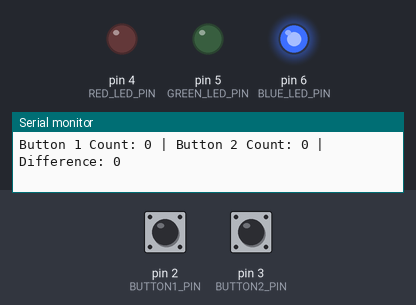
The sketch below on a simulated Arduino Uno, built with avr-gcc and run on an emulated ATmega328P. On the bench: output pins drawn as LEDs (lit = HIGH), the last lines printed to the serial monitor. The inputs (shaded band) are chosen by the test bench; at power-on: pin 2 (BUTTON1_PIN) HIGH, pin 3 (BUTTON2_PIN) HIGH.

Above: at 1.2 s.
1.3 s: pin 2 (BUTTON1_PIN) pulled LOW for 0.15 s
At 1.7 s:
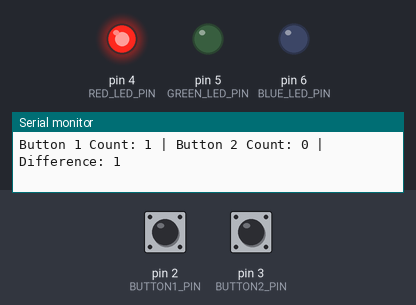
2.9 s: pin 3 (BUTTON2_PIN) pulled LOW for 0.15 s
At 4.2 s:
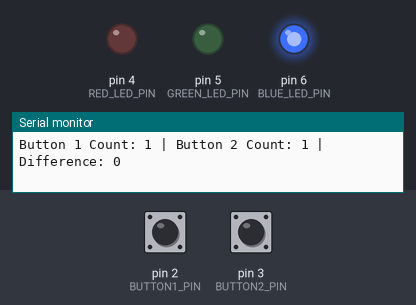
4.5 s: pin 3 (BUTTON2_PIN) pulled LOW for 1 s
At 5.6 s:
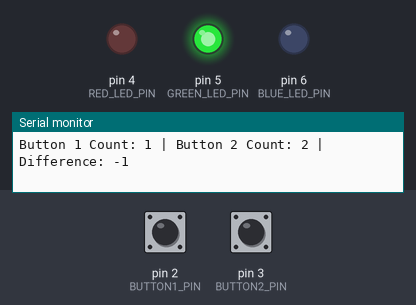
7.0 s: pin 2 (BUTTON1_PIN) pulled LOW for 1 s
At 7.8 s:
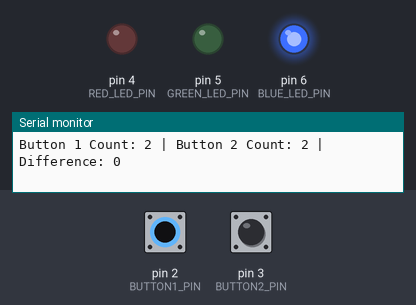
Timing chart, 0 to 10.0 s (numbered marks = the images above; inputs shaded):
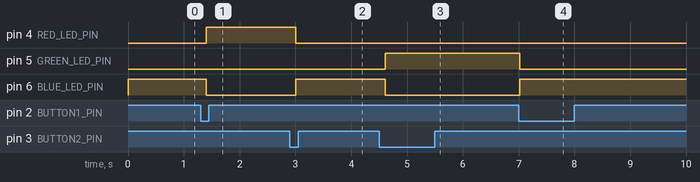

Measured:
- after the input at 1.3 s, pin 4 (RED_LED_PIN): LOW → HIGH after 0.10 s; pin 6 (BLUE_LED_PIN): HIGH → LOW after 0.10 s
- after the input at 2.9 s, pin 4 (RED_LED_PIN): HIGH → LOW after 0.11 s; pin 6 (BLUE_LED_PIN): LOW → HIGH after 0.11 s
- after the input at 4.5 s, pin 5 (GREEN_LED_PIN): LOW → HIGH after 0.11 s; pin 6 (BLUE_LED_PIN): HIGH → LOW after 0.11 s
- after the input at 7.0 s, pin 5 (GREEN_LED_PIN): HIGH → LOW at once; pin 6 (BLUE_LED_PIN): LOW → HIGH at once

The sketch:

LAB2_MICRO_Q1.ino
```cpp
// Pin Definitions
#define BUTTON1_PIN 2  // Button 1 connected to interrupt pin 2
#define BUTTON2_PIN 3  // Button 2 connected to interrupt pin 3
#define RED_LED_PIN 4  // Red LED (Button 1 pressed more)
#define GREEN_LED_PIN 5 // Green LED (Button 2 pressed more)
#define BLUE_LED_PIN 6  // Blue LED (Counts are equal)

// Use smaller data types for counters to save SRAM
volatile uint8_t button1Count = 0; // 1 byte (instead of int)
volatile uint8_t button2Count = 0; // 1 byte (instead of int)

void setup() {
  // Configure button pins as input with internal pull-up resistors
  pinMode(BUTTON1_PIN, INPUT_PULLUP);
  pinMode(BUTTON2_PIN, INPUT_PULLUP);

  // Configure LED pins as outputs
  pinMode(RED_LED_PIN, OUTPUT);
  pinMode(GREEN_LED_PIN, OUTPUT);
  pinMode(BLUE_LED_PIN, OUTPUT);

  // Initialize LEDs (start with blue, indicating counts are equal)
  digitalWrite(RED_LED_PIN, LOW);
  digitalWrite(GREEN_LED_PIN, LOW);
  digitalWrite(BLUE_LED_PIN, HIGH);

  // Attach interrupts to the button pins
  attachInterrupt(digitalPinToInterrupt(BUTTON1_PIN), button1ISR, FALLING);
  attachInterrupt(digitalPinToInterrupt(BUTTON2_PIN), button2ISR, FALLING);

  // Start serial communication for debugging
  Serial.begin(9600);
}

void loop() {
  // Calculate the difference between button presses
  int8_t difference = button1Count - button2Count;

  // LED Control Logic
  if (difference > 0) {
    // Button 1 pressed more
    digitalWrite(RED_LED_PIN, HIGH);
    digitalWrite(GREEN_LED_PIN, LOW);
    digitalWrite(BLUE_LED_PIN, LOW);
  } else if (difference == 0) {
    // Equal counts
    digitalWrite(RED_LED_PIN, LOW);
    digitalWrite(GREEN_LED_PIN, LOW);
    digitalWrite(BLUE_LED_PIN, HIGH);
  } else {
    // Button 2 pressed more
    digitalWrite(RED_LED_PIN, LOW);
    digitalWrite(GREEN_LED_PIN, HIGH);
    digitalWrite(BLUE_LED_PIN, LOW);
  }

  // Output counts to the Serial Monitor for debugging
  Serial.print("Button 1 Count: ");
  Serial.print(button1Count);
  Serial.print(" | Button 2 Count: ");
  Serial.print(button2Count);
  Serial.print(" | Difference: ");
  Serial.println(difference);

  // Small delay for better serial readability
  delay(200);
}

// ISR for Button 1
void button1ISR() {
  button1Count++;
}

// ISR for Button 2
void button2ISR() {
  button2Count++;
}
```
